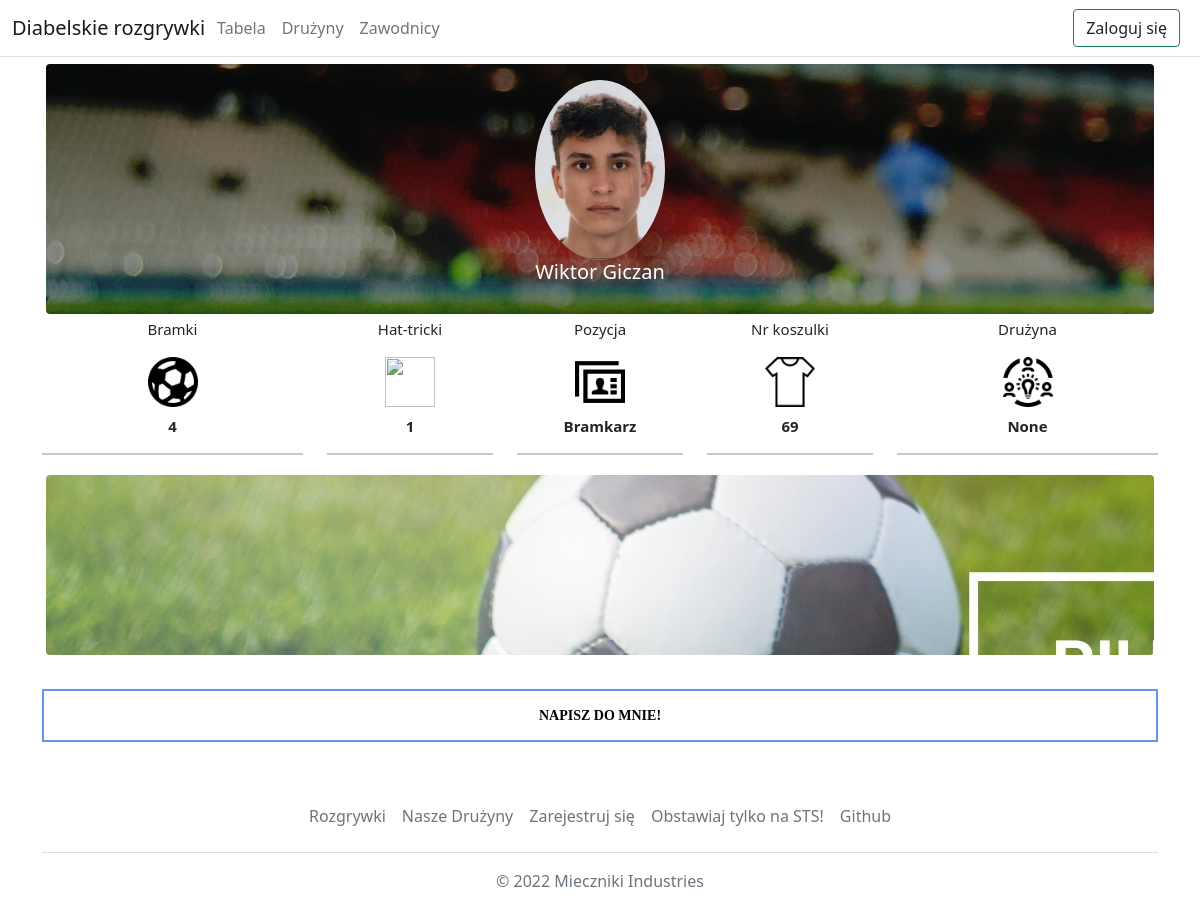
The app's page /player/3, older data.
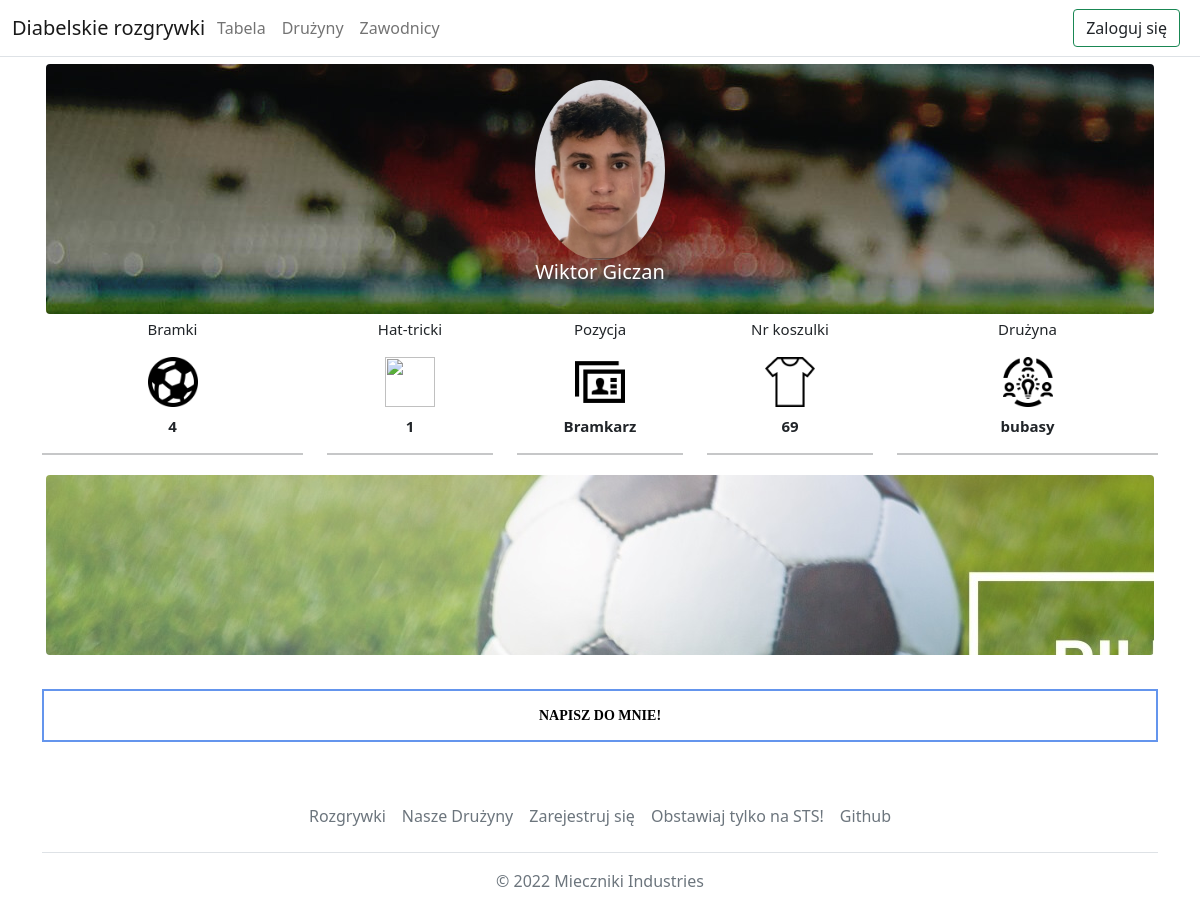
The same page, newer data.
### Football/models.py (models this page shows, shortened)
class Player(models.Model):
    user = models.OneToOneField(User,on_delete=models.CASCADE,null=True)
    name = models.CharField(max_length=30)
    surname = models.CharField(max_length=30)
    position = models.ForeignKey(Position,on_delete=models.CASCADE,null=True)
    shirt_number = models.IntegerField(null=True, validators=[MinValueValidator(1),MaxValueValidator(99)])
    team = models.ForeignKey(Team,null=True,on_delete=models.SET_NULL)
    image = models.ImageField(upload_to='images/players/',null=False,default='images/default_profile_picture.jpg')
    captain = models.BooleanField(null=False,default=False)
    mod = models.BooleanField(null=False,default=False)
    def get_goals(self):
        goals = Goal.objects.all().filter(player = self)
        return len(goals)
    def get_hat_tricks(self):
        goals = Goal.objects.all().filter(player = self)
        goals = goals.values('match').annotate(total = Count('player'))
        count = 0
        for i in goals:
            if i['total'] >= 3:
                count+=1
        return count
    def __str__(self):
        return f'{self.name} {self.surname}'

class Position(models.Model):
    title = models.CharField(max_length=30)
    def __str__(self):
        return self.title

class Team(models.Model):
    name = models.CharField(max_length=30)
    slug = models.SlugField(max_length=30,unique=True)
    image = models.ImageField(upload_to='images/teams')
    def __str__(self):
        return self.name
    def get_absolute_url(self):
        return reverse('football:team_detail',args=[self.slug])

### Football/views.py (the view)
# urls.py: path('player/<int:id>',views.player_detail,name='player_detail'),
def player_detail(request,id):
    player = get_object_or_404(Player,id=id)
    if request.method=="POST":
        send_invite_to_team(f'Zostałeś zaproszony przez {request.user.player.__str__()} do drużyny'
                            f'{request.user.player.team.__str__()}',request.user.player,player,request.user.player.team)
        return redirect('football:all_players')
    return render(request, 'player/player_detail.html', {'player':player})

### Football/ext_methods.py (called while the page is built)
def get_teams(request):
    return {'teams' : Team.objects.all()}

### templates/player/player_detail.html (shortened to what this page needs)
{% extends 'base.html' %}
{% block content %}
    <div class="container">
        <div class="row m-1 bg-image  rounded " style="background-image: url(../../media/images/Stadion.jpg); max-width: 100%; height: 250px;">
            <div class="col-12 ">
                <img class="rounded-circle mt-3 mx-auto d-block img-fluid" style="width: 130px; height: 180px;" src="{{ player.image.url }}">
                <h3 class="text-center text-white" style="font-size: 20px;">{{ player.name }} {{ player.surname }}</h3>
            </div>
        </div>
        <div class="row"style="font-size: 15px;">
        <div class="col-sx-12 col-md-4 col-lg-3">
            <p class="text-center tracking-in-expand">Bramki</p>
            <img style="width: 50px;height: 50px" class="mx-auto d-block  grow " src="../../media/images/pilka.png">
            <p class="fw-bold text-center mt-2 tracking-in-expand ">{{ player.get_goals }}</p>
            <hr class="bg-dark border-2 border-top border-dark">
        </div>
        <div class="col-sx-12  col-md-4 col-lg-2">
            <p class="text-center tracking-in-expand">Hat-tricki</p>
            <img style="width: 50px;height: 50px" class="mx-auto d-block grow " src="../../media/images/star.png">
            <p class="fw-bold text-center mt-2 tracking-in-expand ">{{ player.get_hat_tricks }}</p>
            <hr class="bg-dark border-2 border-top border-dark">
        </div>
        <div class="col-sx-12  col-md-4 col-lg-2">
             <p class="text-center tracking-in-expand">Pozycja</p>
            <img style="width: 50px;height: 50px" class="mx-auto d-block grow " src="../../media/images/prof.png">
            <p class="fw-bold text-center mt-2 tracking-in-expand ">{{ player.position }}</p>
            <hr class="bg-dark border-2 border-top border-dark">
        </div>
        <div class="col-sx-12  col-md-6 col-lg-2">
            <p class="text-center tracking-in-expand">Nr koszulki</p>
            <img style="width: 50px;height: 50px" class="mx-auto d-block grow" src="../../media/images/shirt.png">
            <p class="fw-bold text-center mt-2 tracking-in-expand ">{{ player.shirt_number }}</p>
            <hr class="bg-dark border-2 border-top border-dark">
        </div>
        <div class="col-sx-12  col-md-6 col-lg-3">
            <p class="text-center tracking-in-expand">Drużyna</p>
            <img style="width: 50px;height: 50px" class="mx-auto d-block grow" src="../../media/images/team.png">
            <p class="mt-2 text-center tracking-in-expand "><a class=" fw-bold text-dark text-decoration-none " href="{{ player.team.get_absolute_url }}">{{ player.team }}</a> </p>
            <hr class="bg-dark border-2 border-top border-dark">
        </div>
        </div>
        <div class="row m-1 bg-image bg-body rounded d-sm-block d-none d-sm-none d-md-block" style="background-image: url(../../media/images/Stadion2.jpg); height: 15vw;">
        </div>
        <div class="row">
            {% if user.player != player %}
            <div class="col-sx-12 text-center button"><a class = "btnn btnn3 fw-bold scale-in-center " href="{% url 'football:send_message' player.id %}">Napisz do mnie!</a></div>
            {% endif %}
        </div>
    </div>
{% endblock %}

Row changes from the older to the newer data that the page shows:
changed Player "Wiktor": team "None" → "bubasy"
